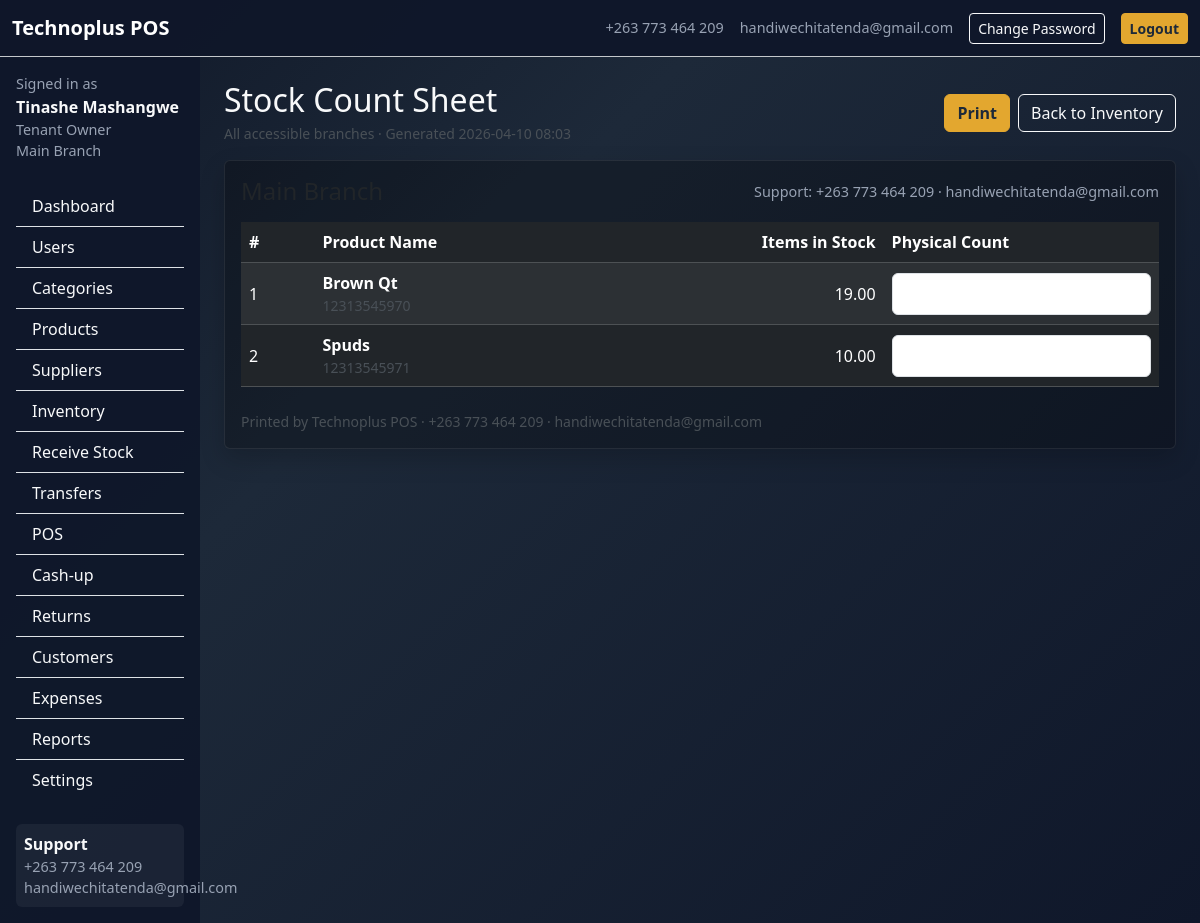
/inventory/stock-sheet (signed in), run on the app's committed database.
### app/models.py (models this page shows, shortened)
class TimestampMixin:
    created_at = db.Column(db.DateTime, default=datetime.utcnow, nullable=False)
    updated_at = db.Column(db.DateTime, default=datetime.utcnow, onupdate=datetime.utcnow)

class User(db.Model, UserMixin, TimestampMixin):
    id = db.Column(db.Integer, primary_key=True)
    tenant_id = db.Column(db.Integer, db.ForeignKey("tenant.id"), nullable=True)
    branch_id = db.Column(db.Integer, db.ForeignKey("branch.id"), nullable=True)
    full_name = db.Column(db.String(120), nullable=False)
    username = db.Column(db.String(80), unique=True, nullable=False)
    email = db.Column(db.String(120), default="")
    phone = db.Column(db.String(30), default="")
    password_hash = db.Column(db.String(255), nullable=False)
    role = db.Column(db.String(30), nullable=False, default="cashier")
    status = db.Column(db.String(20), default="active")
    must_change_password = db.Column(db.Boolean, default=False)
    last_login = db.Column(db.DateTime)
    tenant = db.relationship("Tenant", backref="users")
    branch = db.relationship("Branch", backref="users")
    @property
    def is_super_admin(self):
        return self.role == "super_admin"
    def has_any_role(self, *roles):
        return self.role in roles

class Branch(db.Model, TimestampMixin):
    id = db.Column(db.Integer, primary_key=True)
    tenant_id = db.Column(db.Integer, db.ForeignKey("tenant.id"), nullable=False)
    name = db.Column(db.String(120), nullable=False)
    code = db.Column(db.String(30), default="")
    phone = db.Column(db.String(30), default="")
    email = db.Column(db.String(120), default="")
    address = db.Column(db.String(255), default="")
    status = db.Column(db.String(20), default="active")
    tenant = db.relationship("Tenant", backref="branches")

class Inventory(db.Model, TimestampMixin):
    id = db.Column(db.Integer, primary_key=True)
    tenant_id = db.Column(db.Integer, db.ForeignKey("tenant.id"), nullable=False)
    branch_id = db.Column(db.Integer, db.ForeignKey("branch.id"), nullable=False)
    product_id = db.Column(db.Integer, db.ForeignKey("product.id"), nullable=False)
    quantity = db.Column(db.Float, default=0)
    tenant = db.relationship("Tenant")
    branch = db.relationship("Branch")
    product = db.relationship("Product")
    __table_args__ = (db.UniqueConstraint("tenant_id", "branch_id", "product_id", name="uniq_inventory"),)

class Product(db.Model, TimestampMixin):
    id = db.Column(db.Integer, primary_key=True)
    tenant_id = db.Column(db.Integer, db.ForeignKey("tenant.id"), nullable=False)
    category_id = db.Column(db.Integer, db.ForeignKey("category.id"), nullable=True)
    name = db.Column(db.String(120), nullable=False)
    barcode = db.Column(db.String(80), default="")
    sku = db.Column(db.String(80), default="")
    brand = db.Column(db.String(80), default="")
    unit = db.Column(db.String(30), default="each")
    cost_price = db.Column(db.Float, default=0)
    selling_price = db.Column(db.Float, default=0)
    tax_rate = db.Column(db.Float, default=0)
    reorder_level = db.Column(db.Float, default=0)
    image_path = db.Column(db.String(255), default="")
    status = db.Column(db.String(20), default="active")
    tenant = db.relationship("Tenant", backref="products")
    category = db.relationship("Category")

### app/routes.py (the view)
    @app.route("/inventory/stock-sheet")
    @login_required
    def print_stock_sheet():
        require_tenant_access(current_user.tenant_id)
        require_roles("tenant_owner", "branch_manager", "stock_clerk")
        selected_branch_id = request.args.get("branch_id", type=int)
        inventory_query = db.session.query(Inventory, Product, Branch).join(Product, Inventory.product_id == Product.id).join(
            Branch, Inventory.branch_id == Branch.id
        ).filter(Inventory.tenant_id == current_user.tenant_id)
        if current_user.role in ["branch_manager", "stock_clerk"] and current_user.branch_id:
            inventory_query = inventory_query.filter(Inventory.branch_id == current_user.branch_id)
            selected_branch_id = current_user.branch_id
        elif selected_branch_id:
            require_branch_access(selected_branch_id)
            inventory_query = inventory_query.filter(Inventory.branch_id == selected_branch_id)
        rows = inventory_query.order_by(Branch.name, Product.name).all()
        grouped_rows = defaultdict(list)
        for inv, product, branch in rows:
            grouped_rows[branch.name].append((inv, product, branch))
        return render_template(
            "stock_sheet.html",
            grouped_rows=grouped_rows,
            generated_at=datetime.utcnow(),
            selected_branch=Branch.query.get(selected_branch_id) if selected_branch_id else None,
        )

### app/__init__.py (called while the page is built)
def create_app():
    app = Flask(__name__, instance_relative_config=True)
    os.makedirs(app.instance_path, exist_ok=True)
    db_path = os.path.join(app.instance_path, "technoplus_pos.db")
    app.config.update(
        SECRET_KEY="change-this-secret-key",
        SQLALCHEMY_DATABASE_URI=f"sqlite:///{db_path}",
        SQLALCHEMY_TRACK_MODIFICATIONS=False,
    )
    db.init_app(app)
    login_manager.init_app(app)
    from .models import User
    @login_manager.user_loader
    def load_user(user_id):
        return User.query.get(int(user_id))
    from .routes import register_routes
    register_routes(app)
    with app.app_context():
        from . import models
        db.create_all()
        from .utils import seed_defaults
        seed_defaults()
    return app

### app/models.py (called while the page is built)
    def is_access_allowed(self):
        if self.status in {"paused", "frozen"}:
            return False
        if self.expiry_date and date.today() > (self.expiry_date + timedelta(days=self.grace_days)):
            self.status = "expired"
            db.session.commit()
            return False
        return True

### app/templates/stock_sheet.html (shortened to what this page needs)
{% extends 'base.html' %}
{% block content %}
<div class="d-flex justify-content-between align-items-center mb-3 no-print">
  <div>
    <h2 class="mb-1">Stock Count Sheet</h2>
    <div class="text-light-emphasis small">
      {% if selected_branch %}{{ selected_branch.name }}{% else %}All accessible branches{% endif %} · Generated {{ generated_at.strftime('%Y-%m-%d %H:%M') }}
    </div>
  </div>
  <div class="d-flex gap-2">
    <button class="btn btn-brand" onclick="window.print()">Print</button>
    <a class="btn btn-outline-light" href="{{ url_for('inventory', branch_id=selected_branch.id if selected_branch else '') }}">Back to Inventory</a>
  </div>
</div>
{% for branch_name, rows in grouped_rows.items() %}
<div class="card bg-black bg-opacity-25 card-soft mb-4">
  <div class="card-body">
    <div class="d-flex justify-content-between align-items-center mb-3">
      <h4 class="mb-0">{{ branch_name }}</h4>
      <span class="small-muted">Support: {{ support_phone }} · {{ support_email }}</span>
    </div>
    <div class="table-responsive">
      <table class="table table-dark table-striped align-middle">
        <thead>
          <tr>
            <th style="width:8%">#</th>
            <th>Product Name</th>
            <th class="text-end" style="width:22%">Items in Stock</th>
            <th style="width:30%">Physical Count</th>
          </tr>
        </thead>
        <tbody>
          {% for inv, product, branch in rows %}
          <tr>
            <td>{{ loop.index }}</td>
            <td>
              <div class="fw-semibold">{{ product.name }}</div>
              <div class="small text-light-emphasis">{{ product.barcode or product.sku or '' }}</div>
            </td>
            <td class="text-end">{{ '%.2f'|format(inv.quantity or 0) }}</td>
            <td><div class="border rounded bg-white" style="height:42px"></div></td>
          </tr>
          {% endfor %}
        </tbody>
      </table>
    </div>
    <div class="small text-light-emphasis mt-2">Printed by Technoplus POS · {{ support_phone }} · {{ support_email }}</div>
  </div>
</div>
{% else %}
<div class="alert alert-warning">No inventory rows found for this branch selection.</div>
{% endfor %}
{% endblock %}

### app/templates/base.html (shortened to what this page needs)
<!doctype html>
<html lang="en">
<head>
  <link href="https://cdn.jsdelivr.net/npm/bootstrap@5.3.3/dist/css/bootstrap.min.css" rel="stylesheet">
  <link href="{{ url_for('static', filename='theme.css') }}" rel="stylesheet">
</head>
<body class="text-light">
<nav class="navbar navbar-expand-lg navbar-dark border-bottom border-secondary-subtle" style="background:rgba(15,23,42,.95)">
  <div class="container-fluid">
    <a class="navbar-brand fw-bold" href="{{ url_for('landing') }}">Technoplus POS</a>
    <div class="ms-auto d-flex gap-3 align-items-center">
      <span class="small-muted">{{ support_phone }}</span>
      <span class="small-muted">{{ support_email }}</span>
      {% if current_user.is_authenticated %}
        <a class="btn btn-sm btn-outline-light" href="{{ url_for('change_password') }}">Change Password</a>
        <a class="btn btn-sm btn-brand" href="{{ url_for('logout') }}">Logout</a>
      {% else %}
        <a class="btn btn-sm btn-brand" href="{{ url_for('login') }}">Login</a>
      {% endif %}
    </div>
  </div>
</nav>
<div class="container-fluid">
  {% if current_user.is_authenticated and request.endpoint not in ['landing','login'] %}
  <div class="row">
    <aside class="col-lg-2 col-md-3 sidebar p-3">
      <div class="mb-4">
        <div class="small-muted">Signed in as</div>
        <div class="fw-bold">{{ current_user.full_name }}</div>
        <div class="small-muted text-capitalize">{{ current_user.role.replace('_',' ') }}</div>
        {% if current_user.branch %}<div class="small-muted">{{ current_user.branch.name }}</div>{% endif %}
      </div>
      {% if current_user.is_super_admin %}
        <div class="list-group list-group-flush">
          <a class="list-group-item list-group-item-action bg-transparent text-light" href="{{ url_for('admin_dashboard') }}">Dashboard</a>
          <a class="list-group-item list-group-item-action bg-transparent text-light" href="{{ url_for('tenants') }}">Tenants</a>
          <a class="list-group-item list-group-item-action bg-transparent text-light" href="{{ url_for('new_tenant') }}">Add Tenant</a>
          <a class="list-group-item list-group-item-action bg-transparent text-light" href="{{ url_for('audit_logs') }}">Audit Logs</a>
        </div>
      {% else %}
        <div class="list-group list-group-flush">
          <a class="list-group-item list-group-item-action bg-transparent text-light" href="{{ url_for('tenant_dashboard') }}">Dashboard</a>
          {% if current_user.role in ['tenant_owner','branch_manager'] %}<a class="list-group-item list-group-item-action bg-transparent text-light" href="{{ url_for('users') }}">Users</a>{% endif %}
          {% if current_user.role in ['tenant_owner','branch_manager','stock_clerk'] %}
          <a class="list-group-item list-group-item-action bg-transparent text-light" href="{{ url_for('categories') }}">Categories</a>
          <a class="list-group-item list-group-item-action bg-transparent text-light" href="{{ url_for('products') }}">Products</a>
          <a class="list-group-item list-group-item-action bg-transparent text-light" href="{{ url_for('suppliers') }}">Suppliers</a>
          <a class="list-group-item list-group-item-action bg-transparent text-light" href="{{ url_for('inventory') }}">Inventory</a>
          <a class="list-group-item list-group-item-action bg-transparent text-light" href="{{ url_for('receive_stock') }}">Receive Stock</a>
          <a class="list-group-item list-group-item-action bg-transparent text-light" href="{{ url_for('transfers') }}">Transfers</a>
          {% endif %}
          {% if current_user.role in ['tenant_owner','branch_manager','cashier'] %}
          <a class="list-group-item list-group-item-action bg-transparent text-light" href="{{ url_for('pos') }}">POS</a>
          <a class="list-group-item list-group-item-action bg-transparent text-light" href="{{ url_for('cashup') }}">Cash-up</a>
          {% endif %}
          {% if current_user.role in ['tenant_owner','branch_manager'] %}
          <a class="list-group-item list-group-item-action bg-transparent text-light" href="{{ url_for('returns') }}">Returns</a>
          {% endif %}
          {% if current_user.role in ['tenant_owner','branch_manager'] %}
          <a class="list-group-item list-group-item-action bg-transparent text-light" href="{{ url_for('customers') }}">Customers</a>
          <a class="list-group-item list-group-item-action bg-transparent text-light" href="{{ url_for('expenses') }}">Expenses</a>
          <a class="list-group-item list-group-item-action bg-transparent text-light" href="{{ url_for('reports') }}">Reports</a>
          <a class="list-group-item list-group-item-action bg-transparent text-light" href="{{ url_for('settings') }}">Settings</a>
          {% endif %}
        </div>
      {% endif %}
      <div class="mt-4 p-2 footer-strip rounded"><div class="fw-semibold">Support</div><div class="small-muted">{{ support_phone }}</div><div class="small-muted">{{ support_email }}</div></div>
    </aside>
    <main class="col-lg-10 col-md-9 p-4">
  {% else %}
    <main class="container py-4">
  {% endif %}
      {% block content %}{% endblock %}
  {% if current_user.is_authenticated and request.endpoint not in ['landing','login'] %}</main></div>{% else %}</main>{% endif %}
</div>
</body></html>

### app/static/theme.css (style rules this page uses)
body { background: linear-gradient(135deg, #101828 0%, #1d2939 35%, #0f172a 100%); min-height: 100vh; }
.card-soft { border: 1px solid rgba(255,255,255,.08); box-shadow: 0 10px 24px rgba(0,0,0,.18); }
.btn-brand { background: #e3a72f; border-color:#e3a72f; color:#1d2939; font-weight:600; }
.sidebar { min-height:100vh; background: rgba(15,23,42,.96); }
.table thead th { white-space: nowrap; }
.small-muted { color: #98a2b3; font-size: .9rem; }
.footer-strip { background: rgba(255,255,255,.05); }

### data on the page
User: full_name "Tinashe Mashangwe", role.replace "Tenant Owner"
Branch: branch.name "Main Branch"
Inventory: support_phone "+263 773 464 209", support_email "handiwechitatenda@gmail.com", name "Brown Qt", barcode "12313545970", quantity "19.00"
Inventory: name "Spuds", barcode "12313545971", quantity "10.00"

### other printed values
{{ support_phone }} "+263 773 464 209"
{{ support_email }} "handiwechitatenda@gmail.com"
